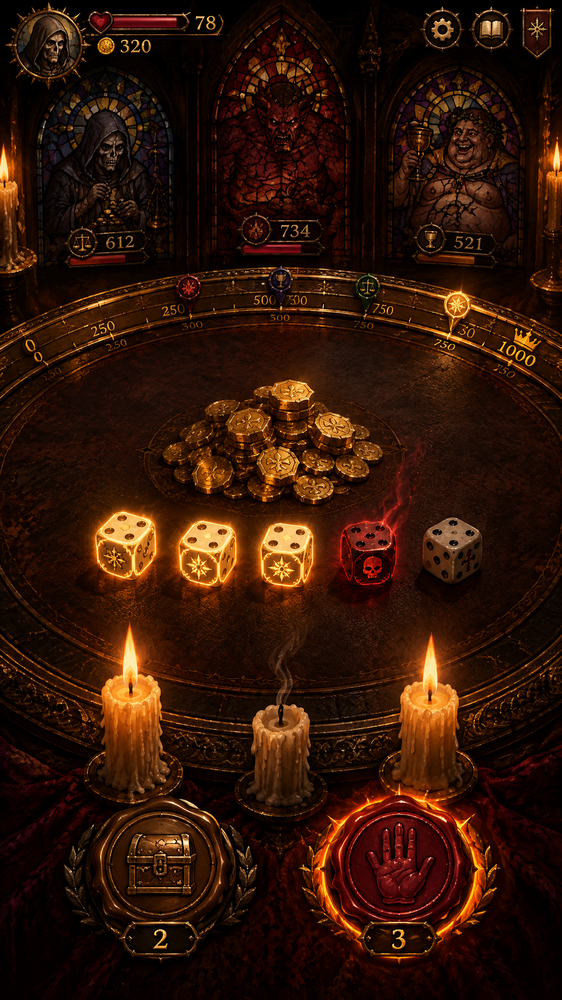
#> input picture assets/art/concepts/table_concept_a.png, 562 x 1000 px, shrunk from 1152 x 2048 before the run
$ python wrath_glass_shift.py ../assets/art/concepts/table_concept_a.png ../assets/art/concepts/table_concept_b.png 5
#> lines starting #> are read from the running program, lines starting #| are printed output that depends on the picture; after the words box and inside, x2 and y2 are one past the last pixel; in counts of white or black regions, pixels touching at a corner belong together
# REPLY 32-33: split a kept window into frame and glass and shift the glass up (Wrath: 56 px, no scaling), so his
# eyes land on the other Sins' eye line. Frame = the rim, the gold connected to it, and the lead hugging its inner
# edge; glass = the rest, its pixels under the frame filled from the glass beside them.
# python -I tools/wrath_glass_shift.py <window.png> <out.png> <px up>
import sys
import numpy as np
from PIL import Image

src, out, shift = sys.argv[1], sys.argv[2], int(sys.argv[3])
im = np.asarray(Image.open(src).convert('RGBA')).astype(np.float32)
H, W = im.shape[:2]
#> H = 1000; W = 562
solid = im[..., 3] > 128
#> solid: shape (1000, 562) bool; every value is 1
inside = np.zeros_like(solid)  # the window's shape: each row filled from its first to its last solid pixel
for y in range(H):
    xs = np.nonzero(solid[y])[0]
    if xs.size:
        inside[y, xs[0]:xs[-1] + 1] = True

# distance (in px, chessboard) from the outside, by repeated erosion
dist = np.zeros((H, W), np.int32)
cur = inside.copy()
for d in range(1, 40):
    n = cur.copy()
    n[1:, :] &= cur[:-1, :]
    n[:-1, :] &= cur[1:, :]
    n[:, 1:] &= cur[:, :-1]
    n[:, :-1] &= cur[:, 1:]
    dist[cur & ~n] = d
    cur = n
#> dist: shape (1000, 562) int32; every value is 0
dist[cur] = 40
#> dist: shape (1000, 562) int32; every value is 40

r, g, b = im[..., 0], im[..., 1], im[..., 2]
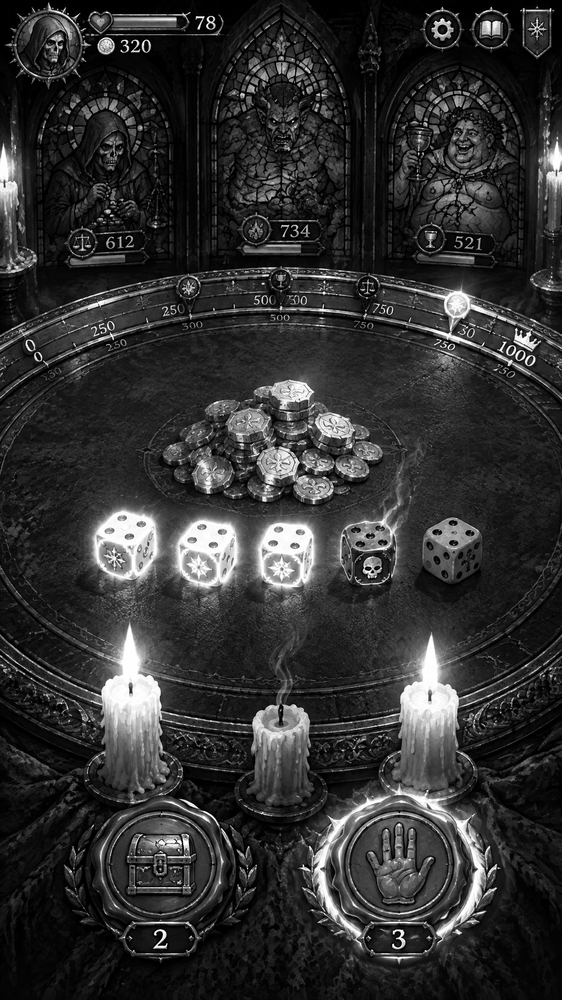
#> r: shape (1000, 562) float32; min 0, max 255, mean 49.2
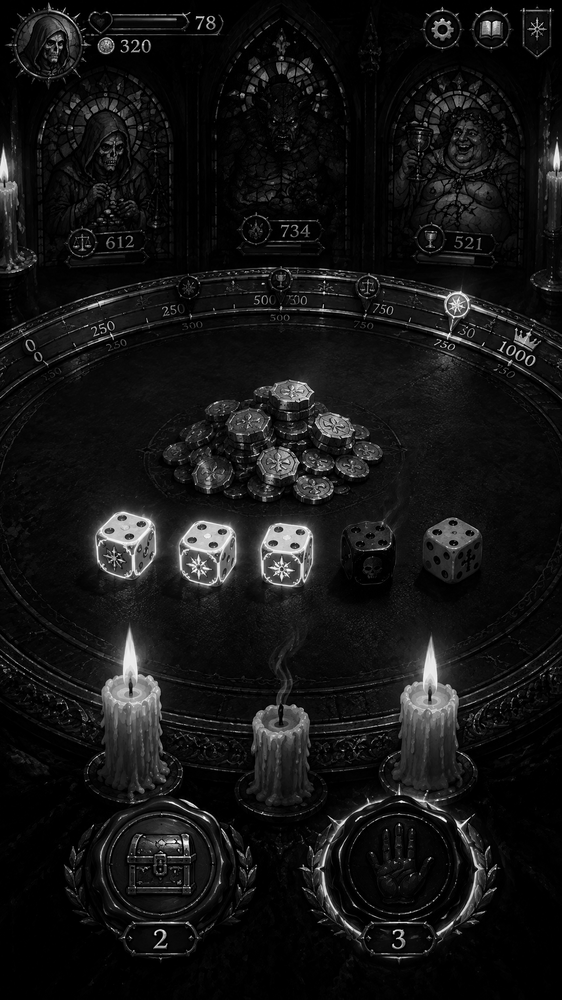
#> g: shape (1000, 562) float32; min 0, max 255, mean 21.2
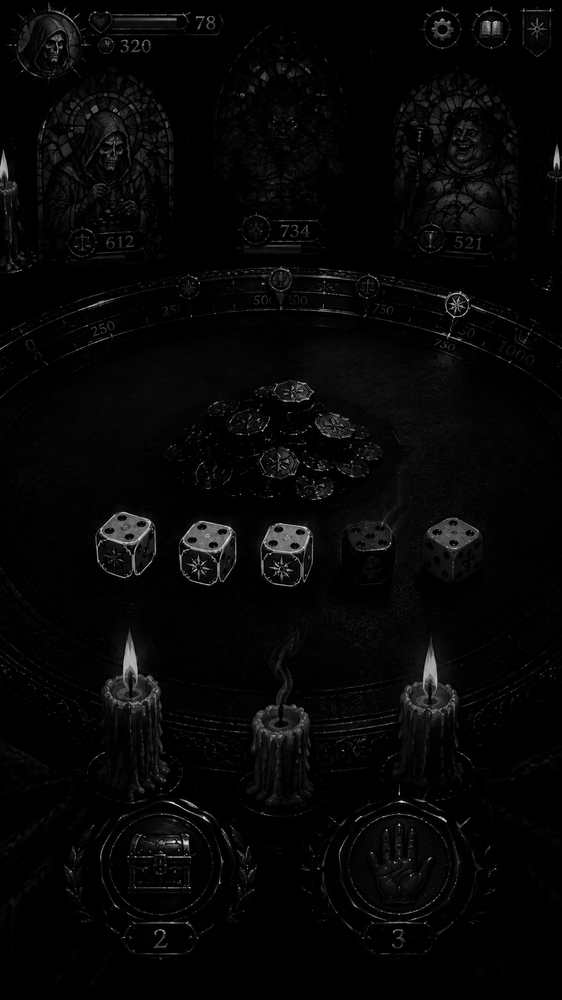
#> b: shape (1000, 562) float32; min 0, max 250, mean 6.7
gold = (r > 120) & (g > 80) & (b < g * 0.75) & (r > b + 60) & (np.abs(r - g) < 110)
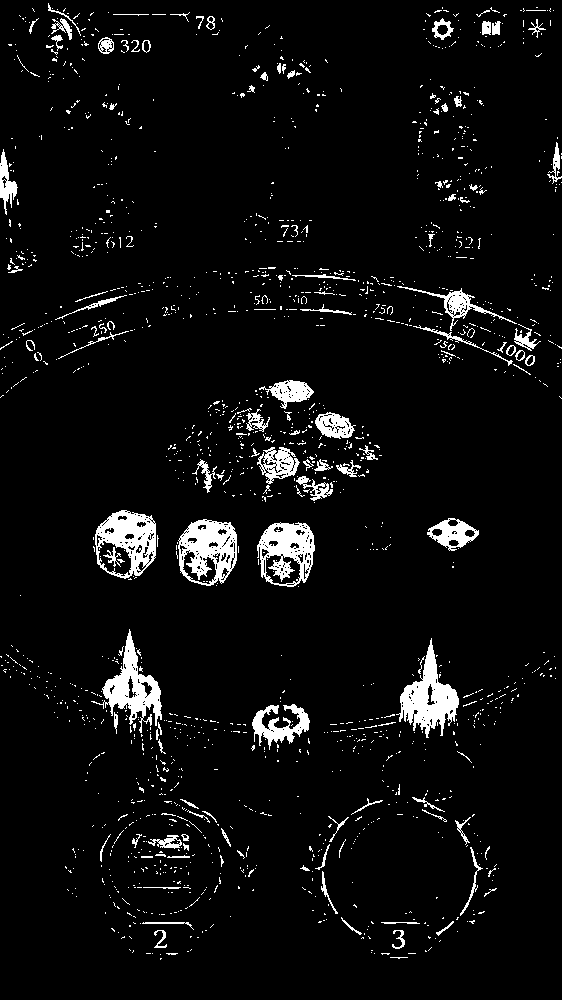
#> gold: shape (1000, 562) bool; 5.3% white; 1657 white regions (1525 under 20 px), largest, box (x1, y1, x2, y2) and area: (396, 638, 459, 738) 2537, (178, 519, 237, 586) 2407, (91, 629, 162, 733) 2286
BAND = 26
# the frame: the rim, then the gold connected to it (so a skin or glass highlight near the edge stays glass),
# then the dark lead hugging the gold's inner edge
frame = inside & (dist <= 6)
#> frame: shape (1000, 562) bool; every value is 0
cand = inside & gold & (dist <= BAND)
for _ in range(BAND + 4):
    g2 = frame.copy()
    g2[1:, :] |= frame[:-1, :]
    g2[:-1, :] |= frame[1:, :]
    g2[:, 1:] |= frame[:, :-1]
    g2[:, :-1] |= frame[:, 1:]
    g2 &= cand | frame
    if (g2 == frame).all():
        break
    frame = g2
lead = inside & ((r + g + b) < 150) & (dist <= BAND + 3)
for _ in range(2):
    g2 = frame.copy()
    g2[1:, :] |= frame[:-1, :]
    g2[:-1, :] |= frame[1:, :]
    g2[:, 1:] |= frame[:, :-1]
    g2[:, :-1] |= frame[:, 1:]
    frame = frame | (g2 & lead)
# grow the frame by 1 px so its edge carries its own dark outline
f2 = frame.copy()
f2[1:, :] |= frame[:-1, :]
f2[:-1, :] |= frame[1:, :]
f2[:, 1:] |= frame[:, :-1]
f2[:, :-1] |= frame[:, 1:]
frame = f2 & inside

# the glass alone: frame pixels filled from the neighbouring glass (grown inward), so no ornament moves with it
gl = im.copy()
known = inside & ~frame
for _ in range(40):
    if known[inside].all():
        break
    acc = np.zeros_like(gl)
    cnt = np.zeros((H, W), np.float32)
    for dy, dx in ((1, 0), (-1, 0), (0, 1), (0, -1)):
        sk = np.roll(known, (dy, dx), (0, 1))
        sg = np.roll(gl, (dy, dx), (0, 1))
        acc += sg * sk[..., None]
        cnt += sk
    grow = ~known & inside & (cnt > 0)
    gl[grow] = acc[grow] / cnt[grow][:, None]
    known |= grow
# glass shifted up by `shift`, the bottom padded with its last row (below every crop the game uses)
glass = np.concatenate([gl[shift:], np.repeat(gl[-1:], shift, axis=0)], axis=0)
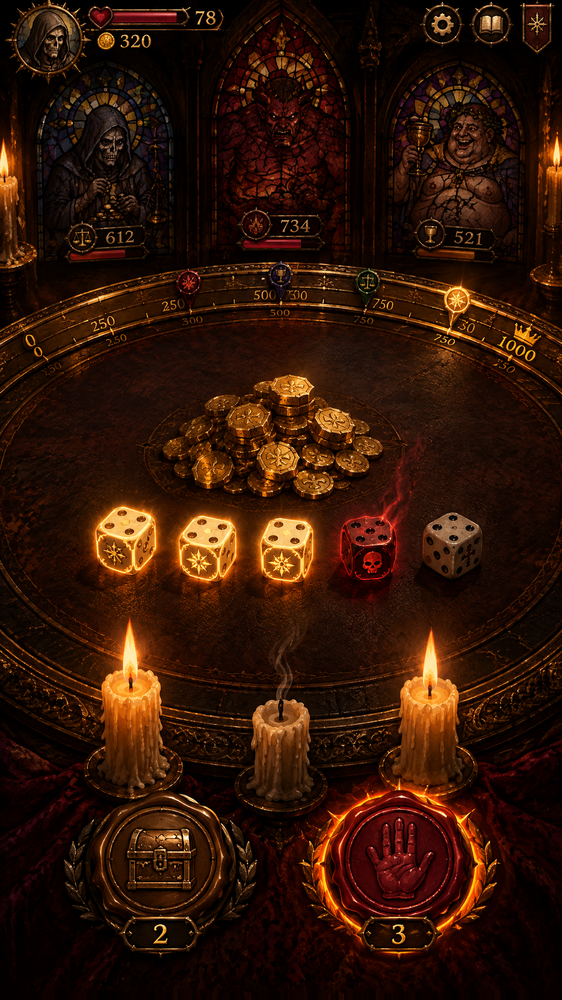
#> glass: shape (1000, 562, 4) float32; mean R, G, B, A 49.2, 21.2, 6.7, 255.9
outim = glass.copy()
outim[frame] = im[frame]
outim[~inside] = im[~inside]  # outside the window: as it was (transparent); its glass keeps the shifted leading
Image.fromarray(outim.clip(0, 255).astype(np.uint8)).save(out)
Image.fromarray((frame * 255).astype(np.uint8)).save(out.replace('.png', '_frame_mask.png'))
print('ok', W, H, 'shift', shift)
#| ok 562 1000 shift 5
